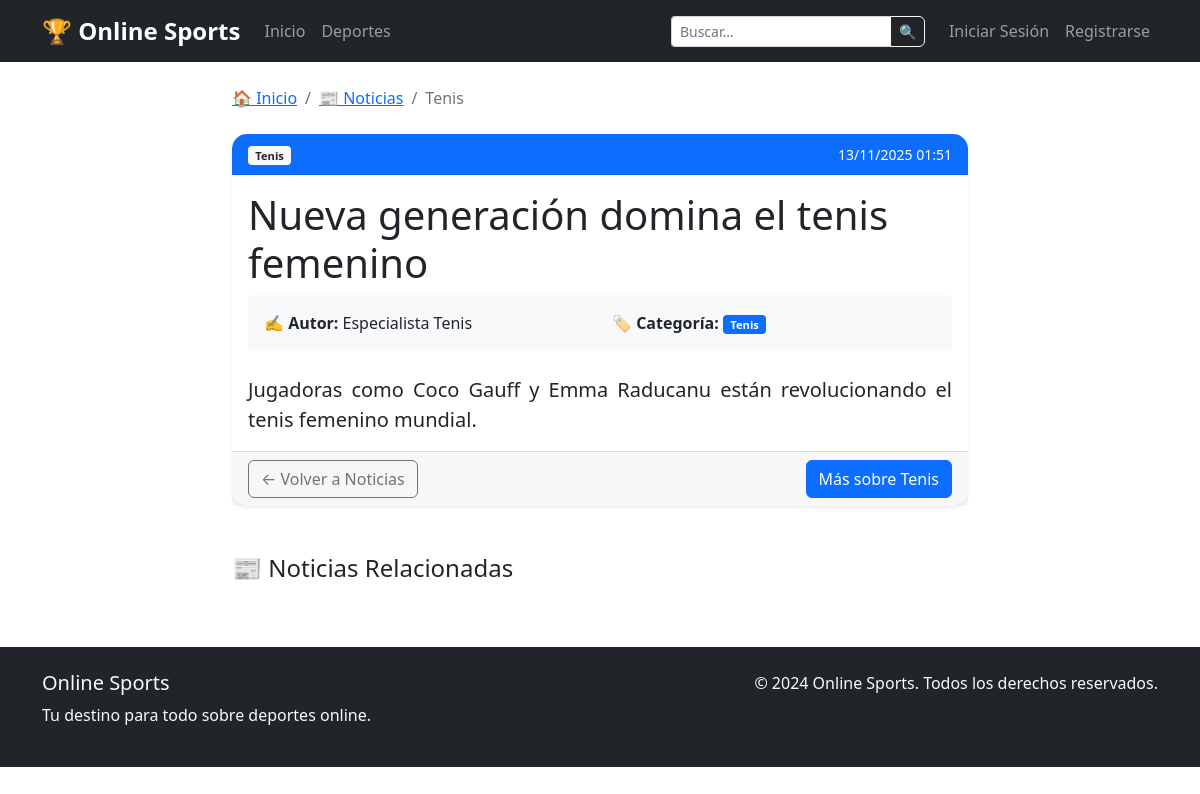
Page /noticia/3 on the earlier database version.
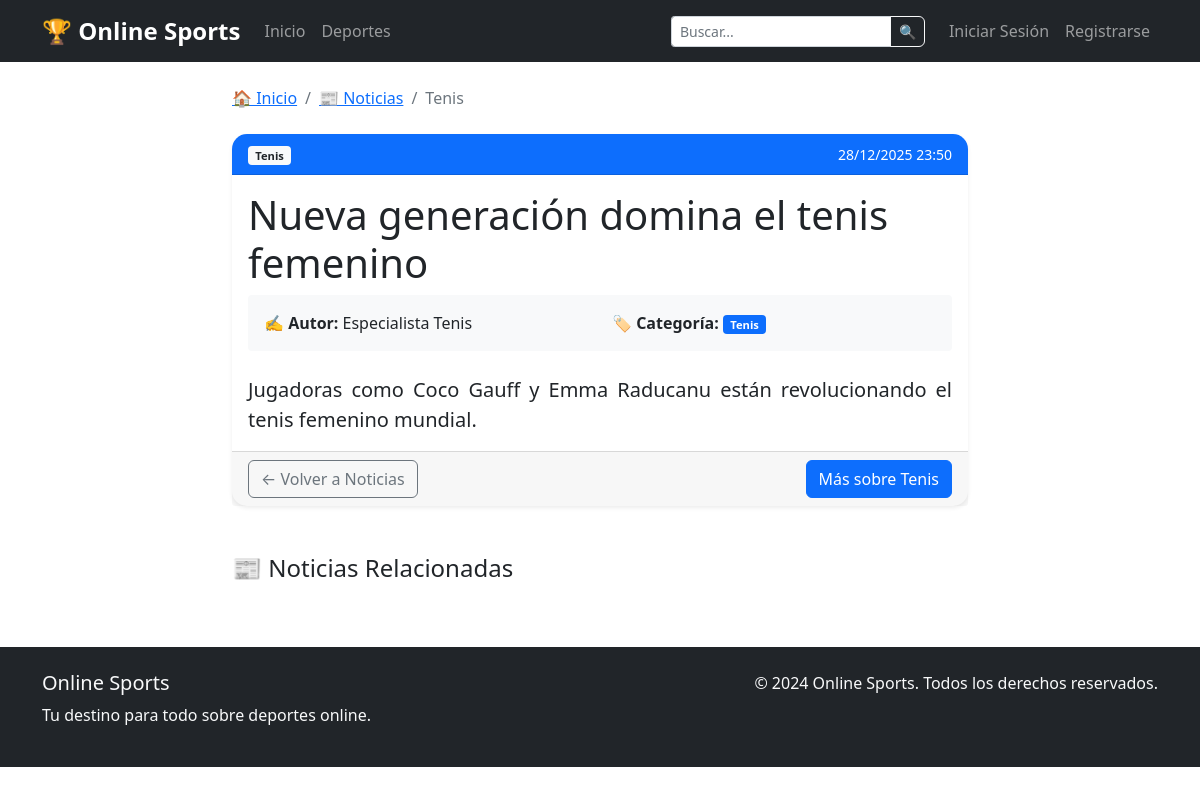
Same page on the later database version.
### app.py (models this page shows)
class Noticia(db.Model):
    id = db.Column(db.Integer, primary_key=True)
    titulo = db.Column(db.String(200), nullable=False)
    contenido = db.Column(db.Text, nullable=False)
    deporte = db.Column(db.String(50), nullable=False)
    imagen_url = db.Column(db.String(300))
    fecha_publicacion = db.Column(db.DateTime, default=datetime.utcnow)
    autor = db.Column(db.String(100))

### app.py (the view)
@app.route('/noticia/<int:noticia_id>')
def noticia_detalle(noticia_id):
    noticia = Noticia.query.get_or_404(noticia_id)
    return render_template('noticia_detalle.html', noticia=noticia)

### templates/noticia_detalle.html (shortened to what this page needs)
{% extends "base.html" %}
{% block content %}
<div class="row justify-content-center">
    <div class="col-lg-8">
        <nav aria-label="breadcrumb" class="mb-4">
            <ol class="breadcrumb">
                <li class="breadcrumb-item"><a href="{{ url_for('index') }}">🏠 Inicio</a></li>
                <li class="breadcrumb-item"><a href="{{ url_for('noticias') }}">📰 Noticias</a></li>
                <li class="breadcrumb-item active">{{ noticia.deporte|title }}</li>
            </ol>
        </nav>
        <article class="card shadow-sm">
            <div class="card-header bg-primary text-white">
                <div class="d-flex justify-content-between align-items-center">
                    <div>
                        <span class="badge bg-light text-dark">{{ noticia.deporte|title }}</span>
                    </div>
                    <small>{{ noticia.fecha_publicacion.strftime('%d/%m/%Y %H:%M') }}</small>
                </div>
            </div>
            <div class="card-body">
                <h1 class="card-title display-6">{{ noticia.titulo }}</h1>
                <div class="mb-4 p-3 bg-light rounded">
                    <div class="row">
                        <div class="col-md-6">
                            <strong>✍️ Autor:</strong> {{ noticia.autor }}
                        </div>
                        <div class="col-md-6">
                            <strong>🏷️ Categoría:</strong> <span class="badge bg-primary">{{ noticia.deporte|title }}</span>
                        </div>
                    </div>
                </div>
                <div class="news-content fs-5 lh-base">
                    {{ noticia.contenido|replace('\n', '<br>')|safe }}
                </div>
            </div>
            <div class="card-footer">
                <div class="d-flex justify-content-between align-items-center">
                    <a href="{{ url_for('noticias') }}" class="btn btn-outline-secondary">
                        ← Volver a Noticias
                    </a>
                    <div>
                        <a href="{{ url_for('deportes') }}?deporte={{ noticia.deporte }}" class="btn btn-primary">
                            Más sobre {{ noticia.deporte|title }}
                        </a>
                    </div>
                </div>
            </div>
        </article>
        <div class="mt-5">
            <h4 class="mb-3">📰 Noticias Relacionadas</h4>
        </div>
    </div>
</div>
{% endblock %}

Differences in the rows shown:
changed Noticia "Nueva generación domina el tenis femenino": fecha_publicacion "13/11/2025 01:51" → "28/12/2025 23:50"
